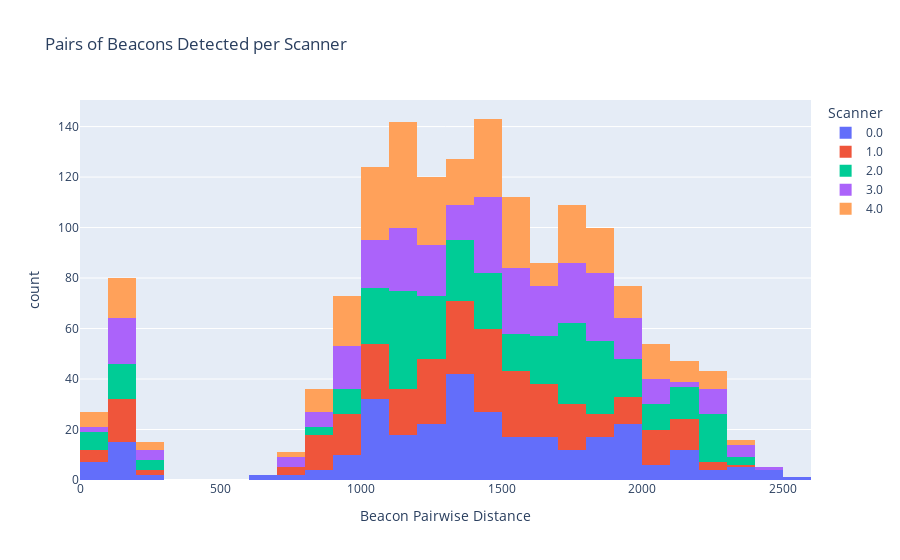

The code cell stored with this chart in its notebook:
### Code cell
px.histogram(pairwise_df, color='Scanner', cumulative=False, labels={'value': 'Beacon Pairwise Distance'}, title='Pairs of Beacons Detected per Scanner')

### Figure 1 — Plotly figure (JSON) as saved in the notebook; plotly's stock layout.template omitted (floating-point values rounded to 4 significant figures; data arrays with more than 128 entries replaced by an {"elided": "..."} marker saying what was removed)
{"data": [{"alignmentgroup": "True", "bingroup": "x", "cumulative": {"enabled": false}, "hovertemplate": "Scanner=0.0<br>Beacon Pairwise Distance=%{x}<br>count=%{y}<extra></extra>", "legendgroup": "0.0", "marker": {"color": "#636efa", "pattern": {"shape": ""}}, "name": "0.0", "offsetgroup": "0.0", "orientation": "v", "showlegend": true, "type": "histogram", "x": {"elided": "300 float values"}, "xaxis": "x", "yaxis": "y"}, {"alignmentgroup": "True", "bingroup": "x", "cumulative": {"enabled": false}, "hovertemplate": "Scanner=1.0<br>Beacon Pairwise Distance=%{x}<br>count=%{y}<extra></extra>", "legendgroup": "1.0", "marker": {"color": "#EF553B", "pattern": {"shape": ""}}, "name": "1.0", "offsetgroup": "1.0", "orientation": "v", "showlegend": true, "type": "histogram", "x": {"elided": "300 float values"}, "xaxis": "x", "yaxis": "y"}, {"alignmentgroup": "True", "bingroup": "x", "cumulative": {"enabled": false}, "hovertemplate": "Scanner=2.0<br>Beacon Pairwise Distance=%{x}<br>count=%{y}<extra></extra>", "legendgroup": "2.0", "marker": {"color": "#00cc96", "pattern": {"shape": ""}}, "name": "2.0", "offsetgroup": "2.0", "orientation": "v", "showlegend": true, "type": "histogram", "x": {"elided": "325 float values"}, "xaxis": "x", "yaxis": "y"}, {"alignmentgroup": "True", "bingroup": "x", "cumulative": {"enabled": false}, "hovertemplate": "Scanner=3.0<br>Beacon Pairwise Distance=%{x}<br>count=%{y}<extra></extra>", "legendgroup": "3.0", "marker": {"color": "#ab63fa", "pattern": {"shape": ""}}, "name": "3.0", "offsetgroup": "3.0", "orientation": "v", "showlegend": true, "type": "histogram", "x": {"elided": "300 float values"}, "xaxis": "x", "yaxis": "y"}, {"alignmentgroup": "True", "bingroup": "x", "cumulative": {"enabled": false}, "hovertemplate": "Scanner=4.0<br>Beacon Pairwise Distance=%{x}<br>count=%{y}<extra></extra>", "legendgroup": "4.0", "marker": {"color": "#FFA15A", "pattern": {"shape": ""}}, "name": "4.0", "offsetgroup": "4.0", "orientation": "v", "showlegend": true, "type": "histogram", "x": {"elided": "325 float values"}, "xaxis": "x", "yaxis": "y"}], "layout": {"barmode": "relative", "legend": {"title": {"text": "Scanner"}, "tracegroupgap": 0}, "title": {"text": "Pairs of Beacons Detected per Scanner"}, "xaxis": {"anchor": "y", "domain": [0, 1], "title": {"text": "Beacon Pairwise Distance"}}, "yaxis": {"anchor": "x", "domain": [0, 1], "title": {"text": "count"}}}}
